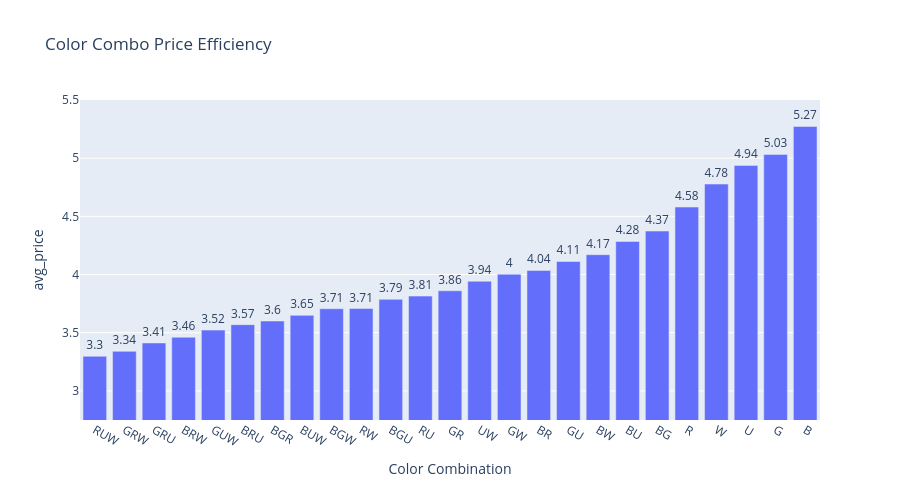

The notebook cell saved with this chart:
### Code cell
from itertools import combinations
import plotly.express as px

def is_subset(card_colors, combo):
    if not isinstance(card_colors, list):
        return False
    return set(card_colors).issubset(combo)

def generate_color_combos(max_colors=3):
    colors = ["W", "U", "B", "R", "G"]
    combos = []
    
    for r in range(1, max_colors + 1):
        combos.extend([set(c) for c in combinations(colors, r)])
    
    return combos

def compute_color_averages(df):
    combos = generate_color_combos(max_colors=3)
    results = []

    for combo in combos:
        subset = df[
            df["colors"].apply(lambda x: is_subset(x, combo))
        ]

        if len(subset) < 10:
            continue

        avg_price = subset["priceGuides.avg"].mean()

        results.append({
            "combo": "".join(sorted(combo)),
            "num_colors": len(combo),
            "avg_price": avg_price
        })

    return pd.DataFrame(results).sort_values("avg_price", ascending=True)

combo_data = compute_color_averages(full_data)


fig = px.bar(
    combo_data.sort_values("avg_price"),
    x="combo",
    y="avg_price",
    title="Color Combo Price Efficiency",
    labels={
        "combo": "Color Combination",
        "efficiency": "Efficiency (Cards per Dollar)"
    }
)
fig.update_layout(height=500)
fig.update_yaxes(range=[2.75,5.5])
fig.update_traces(text=combo_data["avg_price"].round(2), textposition="outside")
fig.show()

### Figure 1 — Plotly figure (JSON) as saved in the notebook; plotly's stock layout.template omitted (floating-point values rounded to 4 significant figures)
{"data": [{"hovertemplate": "Color Combination=%{x}<br>avg_price=%{y}<extra></extra>", "legendgroup": "", "marker": {"color": "#636efa", "pattern": {"shape": ""}}, "name": "", "orientation": "v", "showlegend": false, "text": [3.3, 3.34, 3.41, 3.46, 3.52, 3.57, 3.6, 3.65, 3.71, 3.71, 3.79, 3.81, 3.86, 3.94, 4.0, 4.04, 4.11, 4.17, 4.28, 4.37, 4.58, 4.78, 4.94, 5.03, 5.27], "textposition": "outside", "type": "bar", "x": ["RUW", "GRW", "GRU", "BRW", "GUW", "BRU", "BGR", "BUW", "BGW", "RW", "BGU", "RU", "GR", "UW", "GW", "BR", "GU", "BW", "BU", "BG", "R", "W", "U", "G", "B"], "xaxis": "x", "y": [3.297, 3.34, 3.412, 3.461, 3.523, 3.57, 3.601, 3.649, 3.706, 3.708, 3.787, 3.815, 3.861, 3.942, 4.003, 4.036, 4.112, 4.171, 4.285, 4.374, 4.58, 4.778, 4.938, 5.032, 5.273], "yaxis": "y"}], "layout": {"barmode": "relative", "height": 500, "legend": {"tracegroupgap": 0}, "title": {"text": "Color Combo Price Efficiency"}, "xaxis": {"anchor": "y", "domain": [0, 1], "title": {"text": "Color Combination"}}, "yaxis": {"anchor": "x", "domain": [0, 1], "range": [2.75, 5.5], "title": {"text": "avg_price"}}}}
